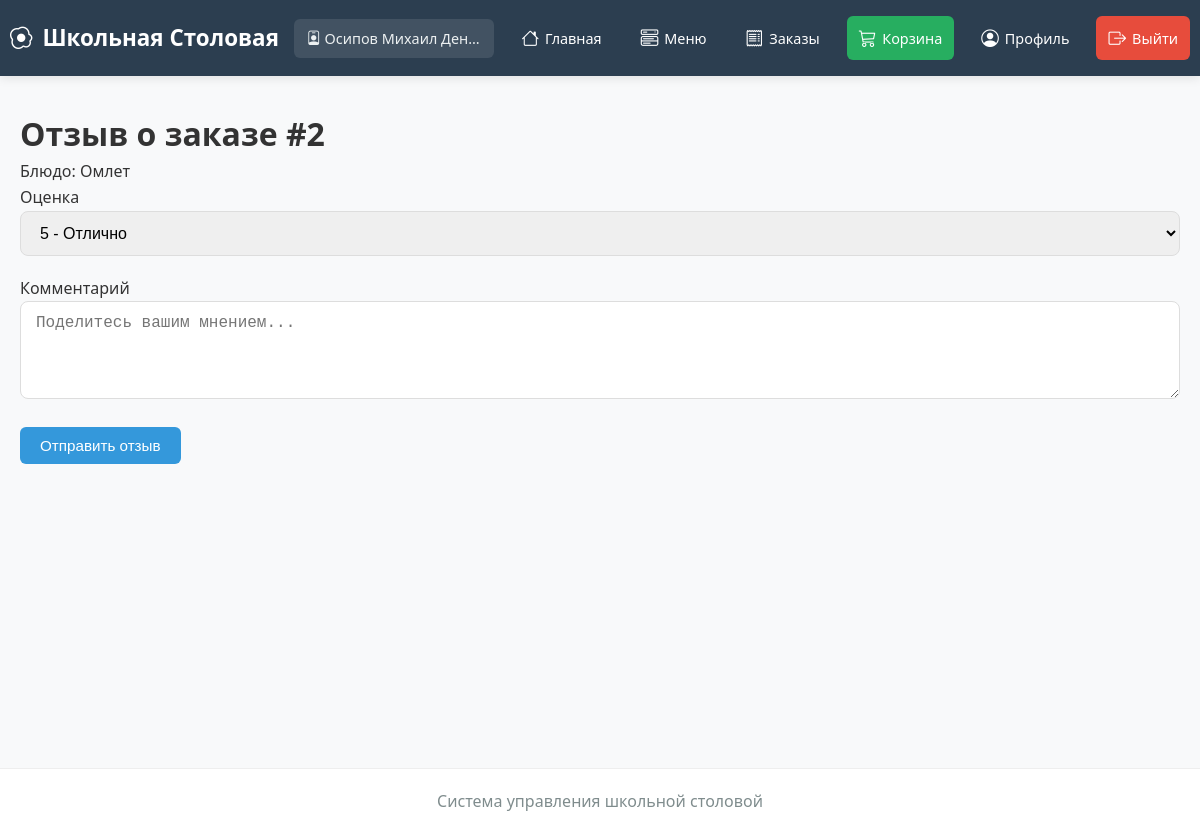
The app's page /user/feedback/2 (signed in) with its own data.
### modules/core/models.py (models this page shows, shortened)
class User(UserMixin, db.Model):
    __tablename__ = 'users'
    id = db.Column(db.Integer, primary_key=True)
    email = db.Column(db.String(120), unique=True, nullable=False, index=True)
    password = db.Column(db.String(200), nullable=False)
    role = db.Column(db.String(20), nullable=False)  # 'student', 'cook', 'admin'
    full_name = db.Column(db.String(100))
    class_group = db.Column(db.String(50), nullable=True)  # Теперь nullable=True!
    allergies = db.Column(db.Text, default='')
    preferences = db.Column(db.String(50), default='')
    avatar_url = db.Column(db.String(255))
    balance = db.Column(db.Float, default=0.0)
    is_active = db.Column(db.Boolean, default=True)
    created_at = db.Column(db.DateTime, default=datetime.utcnow)
    updated_at = db.Column(db.DateTime, default=datetime.utcnow, onupdate=datetime.utcnow)

class Order(db.Model):
    __tablename__ = 'orders'
    id = db.Column(db.Integer, primary_key=True)
    user_id = db.Column(db.Integer, db.ForeignKey('users.id', ondelete='CASCADE'), nullable=False)
    menu_item_id = db.Column(db.Integer, db.ForeignKey('menu_items.id', ondelete='SET NULL'), nullable=True)
    subscription_id = db.Column(db.Integer, db.ForeignKey('subscriptions.id', ondelete='SET NULL'), nullable=True)
    order_date = db.Column(db.Date, default=date.today, nullable=False)
    meal_time = db.Column(db.String(20), nullable=False)
    quantity = db.Column(db.Integer, default=1)
    total_price = db.Column(db.Float, default=0.0, nullable=False)
    status = db.Column(db.String(20), default='pending')
    payment_type = db.Column(db.String(20), default='single')
    payment_status = db.Column(db.String(20), default='pending')
    refunded = db.Column(db.Boolean, default=False)
    refund_amount = db.Column(db.Float, default=0.0)
    refund_date = db.Column(db.DateTime, nullable=True)
    special_requests = db.Column(db.Text)
    created_at = db.Column(db.DateTime, default=datetime.utcnow)
    updated_at = db.Column(db.DateTime, default=datetime.utcnow, onupdate=datetime.utcnow)
    user = db.relationship('User', backref=db.backref('orders', lazy=True, cascade='all, delete-orphan'))
    menu_item = db.relationship('MenuItem', backref=db.backref('orders', lazy=True, cascade='all, delete-orphan'))
    subscription = db.relationship('Subscription',
                                   backref=db.backref('orders', lazy=True, cascade='all, delete-orphan'))

class MenuItem(db.Model):
    __tablename__ = 'menu_items'
    id = db.Column(db.Integer, primary_key=True)
    name = db.Column(db.String(100), nullable=False)
    description = db.Column(db.Text)
    price = db.Column(db.Float, nullable=False)
    category = db.Column(db.String(50))  # 'breakfast', 'lunch', 'snack'
    meal_type = db.Column(db.String(20))  # 'vegetarian', 'meat', 'fish', etc.
    allergens = db.Column(db.Text)  # JSON список аллергенов
    available = db.Column(db.Boolean, default=True)
    image_url = db.Column(db.String(255))
    created_at = db.Column(db.DateTime, default=datetime.utcnow)
    is_deleted = db.Column(db.Boolean, default=False)  # Флаг мягкого удаления

### modules/user/routes.py (the view, shortened to what this page needs)
@user_bp.route('/feedback/<int:order_id>', methods=['GET', 'POST'])
@login_required
def leave_feedback(order_id):
    if current_user.role != 'student':
        flash('Доступ запрещен', 'danger')
        return redirect(url_for('index'))
    order = Order.query.get_or_404(order_id)
    if order.user_id != current_user.id:
        flash('Это не ваш заказ!', 'danger')
        return redirect(url_for('user.dashboard'))
    form = FeedbackForm()
    return render_template('user/feedback.html', form=form, order=order)

### modules/user/forms.py
class FeedbackForm(FlaskForm):
    rating = SelectField('Оценка', choices=[
        (5, '5 - Отлично'),
        (4, '4 - Хорошо'),
        (3, '3 - Удовлетворительно'),
        (2, '2 - Плохо'),
        (1, '1 - Очень плохо')
    ], coerce=int, validators=[DataRequired()])
    comment = TextAreaField('Комментарий', validators=[
        Optional(),
        Length(max=1000, message='Комментарий не должен превышать 1000 символов')
    ], render_kw={"placeholder": "Поделитесь вашим мнением о блюде..."})
    submit = SubmitField('Оставить отзыв')

### app.py (called while the page is built, shortened)
@login_manager.user_loader
def load_user(user_id):
    try:
        from modules.core.models import User
        return User.query.get(int(user_id))
    except Exception as e:
        print(f"{user_id}: {e}")
        return None

@app.context_processor
def inject_cart_count():
    return {'cart_count': get_cart_count()}

@app.context_processor
def inject_now():
    return {'now': datetime.utcnow()}

@app.context_processor
def inject_today():
    return {'today': date.today()}

@app.context_processor
def inject_csrf_token():
    try:
        def get_csrf_token():
            return generate_csrf()
        return {'csrf_token': get_csrf_token}
    except Exception as e:
        print(f"Ошибка в inject_csrf_token: {e}")
        return {'csrf_token': lambda: ''}

@app.context_processor
def inject_subscription_info():
    if current_user.is_authenticated:
        try:
            from modules.user.services import SubscriptionService
            active_subscription = SubscriptionService.get_active_subscription(current_user.id)
            return {
                'active_subscription': active_subscription,
                'has_active_subscription': active_subscription is not None,
                'day_price': SubscriptionService.DAY_PRICE
            }
        except Exception as e:
            print(f"Ошибка получения информации об абонементе: {e}")
            return {
                'active_subscription': None,
                'has_active_subscription': False,
                'day_price': 150.0
            }
    return {
        'active_subscription': None,
        'has_active_subscription': False,
        'day_price': 150.0
    }

@app.context_processor
def inject_order_counts():
    from datetime import date
    return {
        'cook_total_active': 0,
        'pending_requests_count': 0
    }

### modules/user/routes.py (called while the page is built)
def get_cart_count():
    cart = session.get('cart', {})
    total = sum(item.get('quantity', 0) for item in cart.values())
    return total

### templates/user/feedback.html (shortened to what this page needs)
{% extends "base.html" %}
{% block content %}
<h1>Отзыв о заказе #{{ order.id }}</h1>
<p>Блюдо: {{ order.menu_item.name }}</p>
<form method="POST">
    <div style="margin-bottom: 20px;">
        {{ form.rating.label }}
        {{ form.rating(class="form-control") }}
    </div>
    <div style="margin-bottom: 20px;">
        {{ form.comment.label }}
        {{ form.comment(class="form-control", rows="4", placeholder="Поделитесь вашим мнением...") }}
    </div>
    <button type="submit" class="btn">Отправить отзыв</button>
</form>
{% endblock %}

### templates/base.html (shortened to what this page needs)
<!DOCTYPE html>
<html lang="ru">
<head>
    <link rel="stylesheet" href="{{ url_for('static', filename='css/style.css') }}">
    <link rel="stylesheet" href="{{ url_for('static', filename='css/calendar.css') }}">
    <link rel="stylesheet" href="https://cdn.jsdelivr.net/npm/bootstrap-icons@1.10.0/font/bootstrap-icons.css">
</head>
<body>
    <header>
        <nav class="navbar">
            <div class="nav-container">
                <a href="{{ url_for('index') }}" class="logo">
                    <i class="bi bi-egg-fried"></i> Школьная Столовая
                </a>
                <div class="nav-links">
                    {% if current_user.is_authenticated %}
                        <span style="color: #ecf0f1; padding: 8px 12px; border-radius: 6px; background: rgba(255, 255, 255, 0.1);">
                            <i class="bi bi-person-badge"></i> {{ current_user.full_name }}
                        </span>
                        {% if current_user.role == 'student' %}
                            <a href="{{ url_for('user.dashboard') }}" class="{% if request.endpoint == 'user.dashboard' %}active{% endif %}">
                                <i class="bi bi-house"></i> Главная
                            </a>
                            <a href="{{ url_for('user.show_menu') }}" class="{% if request.endpoint == 'user.show_menu' %}active{% endif %}">
                                <i class="bi bi-menu-button-wide"></i> Меню
                            </a>
                            <a href="{{ url_for('user.my_orders') }}" class="{% if request.endpoint == 'user.my_orders' %}active{% endif %}">
                                <i class="bi bi-receipt"></i> Заказы
                            </a>
                            <a href="{{ url_for('user.view_cart') }}" class="nav-cart {% if request.endpoint == 'user.view_cart' %}active{% endif %}">
                                <i class="bi bi-cart3"></i> Корзина
                            </a>
                            <a href="{{ url_for('user.profile') }}" class="{% if request.endpoint == 'user.profile' %}active{% endif %}">
                                <i class="bi bi-person-circle"></i> Профиль
                            </a>
                        {% endif %}
                        <a href="{{ url_for('auth.logout') }}" style="background: #e74c3c;">
                            <i class="bi bi-box-arrow-right"></i> Выйти
                        </a>
                    {% endif %}
                </div>
            </div>
        </nav>
    </header>
    <main class="container">
        {% block content %}{% endblock %}
    </main>
    <footer>
        <p>Система управления школьной столовой</p>
    </footer>
</body>
</html>

### static/css/style.css (style rules this page uses)
* { margin: 0; padding: 0; box-sizing: border-box; }
body { font-family: 'Segoe UI', Tahoma, Geneva, Verdana, sans-serif; line-height: 1.6; color: #333; background: #f8f9fa; min-height: 100vh; }
.navbar { background-color: #2c3e50; color: white; padding: 1rem 0; box-shadow: 0 2px 10px rgba(0, 0, 0, 0.1); position: sticky; top: 0; z-index: 1000; }
.nav-container { max-width: 1200px; margin: 0 auto; padding: 0 20px; display: flex; justify-content: space-between; align-items: center; }
.logo { color: white; text-decoration: none; font-size: 1.4rem; font-weight: 700; display: flex; align-items: center; gap: 10px; white-space: nowrap; }
.nav-links { display: flex; gap: 15px; align-items: center; flex-wrap: wrap; }
.nav-links a { color: white; text-decoration: none; padding: 8px 15px; border-radius: 6px; transition: all 0.3s; display: flex; align-items: center; gap: 6px; font-weight: 500; font-size: 0.95rem; white-space: nowrap; }
.nav-cart { background: #e74c3c; color: white; padding: 8px 15px; border-radius: 6px; display: flex; align-items: center; gap: 8px; }
.nav-links span { color: #ecf0f1; font-size: 0.9rem; padding: 8px 12px; background: rgba(255, 255, 255, 0.1); border-radius: 6px; max-width: 200px; overflow: hidden; text-overflow: ellipsis; white-space: nowrap; }
.container { max-width: 1200px; margin: 2rem auto; padding: 0 20px; min-height: calc(100vh - 180px); }
.form-control { width: 100%; padding: 12px 15px; border: 1px solid #ddd; border-radius: 8px; font-size: 1rem; transition: all 0.3s; }
.btn { display: inline-block; padding: 10px 20px; background: #3498db; color: white; text-decoration: none; border-radius: 6px; border: none; cursor: pointer; transition: all 0.3s; font-weight: 500; font-size: 0.95rem; text-align: center; }
footer { text-align: center; padding: 20px; margin-top: 40px; color: #7f8c8d; border-top: 1px solid #eee; background: white; }
.nav-cart { background: #27ae60; color: white !important; padding: 8px 15px; border-radius: 6px; display: flex; align-items: center; gap: 8px; }

### templates/base.html (style rules this page uses)
.nav-container { padding: 0 10px !important; }
.logo { margin-right: auto !important; flex-shrink: 0; }
.nav-links a { padding: 8px 12px !important; font-size: 0.9rem !important; }
@media (max-width: 1200px) { .nav-links a i { margin-right: 0 !important; font-size: 1.1rem; } }

### records on screen
User: full_name "Осипов Михаил Ден…"
Order: id "2"
MenuItem: menu_item.name "Омлет"
